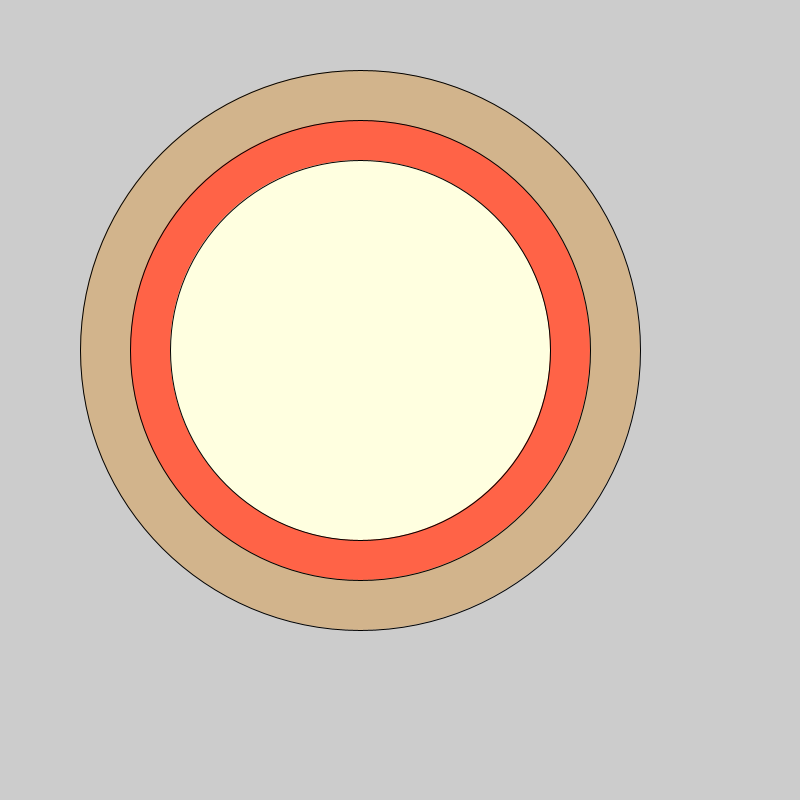
Frame 1 (no input)
Frame 60 (the mouse pressed at the canvas centre just before this capture): identical to frame 1, image omitted
Frame 120 (the mouse held since frame 60 and released just before this capture): identical to frame 1, image omitted

The Processing sketch that drew this single still picture (run headless with seeded random() and noise(); from frame 60 on, the mouse is pressed at the canvas centre):

// Processing sketch: Pizza
// ── Pizza.pde
void setup() {
  size(800, 800);
  fill(210,180,140);
  ellipse(360, 350, 560, 560);
  fill(255,99,71);
  ellipse(360, 350, 460, 460);
  fill(255,255,224);
  ellipse(360, 350, 380, 380);
  
  
  
  
  
  
  
  
  
}
void draw() {
  
  
  
  
  
  
  
  
  
}
